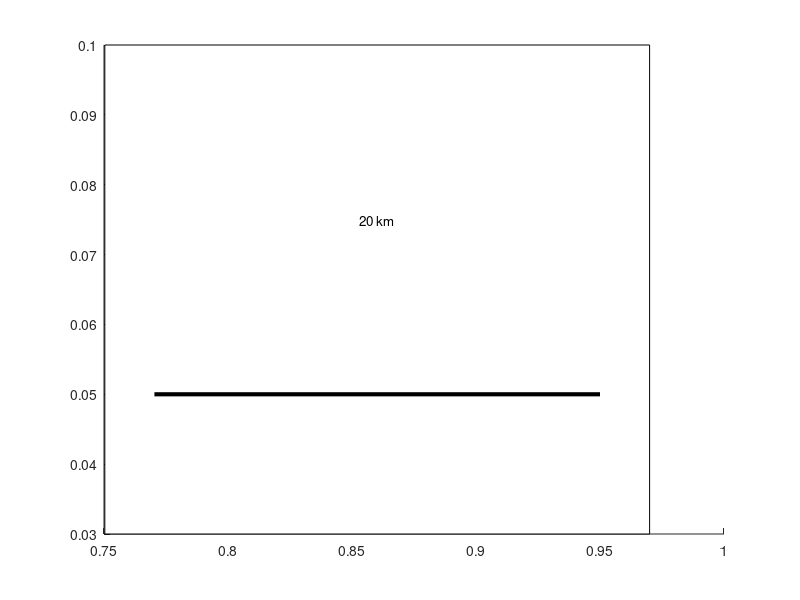

The MATLAB script that drew this image: (Note: this script raises an error after producing the figure.)
function h = makescale(varargin)

[anum, latlim, lonlim, width, location, units, set_callbacks] = parseInputs(varargin{:});
if ~isreal(width)
    error('MAKESCALE:MapWithVal','MAPWIDTH must be a real number')
end

% Bound the width
width = min(max(width,0.1),0.9);
earthRadius = 6378137;

% Get the distance of the map
mlat = mean(latlim);
if abs(mlat) > 90;
    d = 0;
else
    d = earthRadius.*cosd(mlat).*deg2rad(diff(lonlim));
end
dlat = diff(latlim);
dlon = diff(lonlim);

% Calculate the distance of the scale bar
% rnd2 = floor(log10(d/scale))-1;

% Make the text string
if strcmpi(units,'si')
    dscale = round_scale(d*width);
    if d*width > 1e3
        dst = num2str(dscale/1e3);
        lbl = ' km';
    elseif d*width > width
        dst = num2str(dscale);
        lbl = ' m';
    else
        dst = num2str(dscale*1e3);
        lbl = ' mm';
    end
else
    if d*width > 1/0.000621371192        
        dscale = round_scale(d*width*0.000621371192);        
        dst = num2str(dscale);
        lbl = ' mi';
        dscale = dscale/0.000621371192;
    elseif d*width > 0.3048        
        dscale = round_scale(d*width/0.30482);
        dst = num2str(dscale);
        lbl = ' ft';
        dscale = dscale*.3048;
    else        
        dscale = round2(d*width/0.30482*12);
        dst = num2str(dscale);
        lbl = ' in';
        dscale = dscale/12*.3048;
    end
end

% Get the postions
d1 = [-0.02 0.05];
issouth = 0;
iseast = 0;
iswest = 0;
switch lower(location)
    case {'southeast','se'}
        issouth = 1;
        iseast = 1;
    case {'northeast','ne'}
        iseast = 1;
    case {'southwest','sw'}
        issouth = 1;
        iswest = 1;
    case {'northwest','nw'}
        iswest = 1;
    case {'north','n'}
    case {'south','s'}
        issouth = 1;
end

if issouth
    slat = latlim(1)+0.05*diff(latlim);
else
    slat = latlim(end)-0.08*diff(latlim);
end

if iseast
    slon = lonlim(end)-0.05*diff(lonlim);
    slon = [slon slon-rad2deg(dscale./(earthRadius.*cosd(mlat)))];
    slat = [slat slat];
elseif iswest
    slon = lonlim(1)+0.05*diff(lonlim);
    slon = [slon slon+rad2deg(dscale./(earthRadius.*cosd(mlat)))];
    slat = [slat slat];
    slon = fliplr(slon);
else
    slon = mean(lonlim);
    slon = slon + [-rad2deg(dscale./(earthRadius.*cosd(mlat)))/2 rad2deg(dscale./(earthRadius.*cosd(mlat))/2)];
    slat = [slat slat];
    slon = fliplr(slon);
end

% Get the box location
blat = [slat([2 1])+[d1(1)*dlat d1(2)*dlat] slat([1 2])+[d1(2)*dlat d1(1)*dlat]];
blat = blat([2:4 1]);
blon = [slon+[0.02*dlon -0.02*dlon] slon([2 1])+[-0.02*dlon 0.02*dlon]];

% Delete Old Scale
aold = gca;
axes(anum);
ch = get(anum,'Children');
isOldScale = strcmpi(get(ch,'Tag'),'MapScale');
delete(ch(isOldScale));

% Make the scale
washold = ishold;
hold on
hbox = patch(blon,blat,'w');
set(hbox,'Tag','MapScale');
hline = plot(slon,slat,'k','LineWidth',3);
set(hline,'Tag','MapScale');
units_axis = get(gca,'Units');
set(gca,'Units','Inches')
pos = get(gca,'OuterPosition');
sz = mean(pos(4));
htext = text(mean(blon),mean(blat)+.01*dlat,[dst lbl],'HorizontalAlignment','center','FontSize',sz*2.3);
hzoom = zoom;
hpan = pan(gcf);
set(htext,'Tag','MapScale')
set(gca,'Units',units_axis);

% Output Handles
if nargout > 0
    h = [hbox; hline; htext];
end

% Restore Hold Off
if ~washold
    hold off
end

% Set Resizer/Zoom/Pan/Click Callbacks
if set_callbacks
    set(gcf,'ResizeFcn',{@ChangeTextSize,gca,htext});
    set(hzoom,'ActionPostCallback',{@remakeZoomPanClick,anum,location,width,units});
    set(hpan,'ActionPostCallback',{@remakeZoomPanClick,anum,location,width,units});
    set(anum,'ButtonDownFcn',{@remakeZoomPanClick,anum,location,width,units});
end
axes(aold);

% Output Handles
if nargout > 0
    h = [hbox; hline; htext];
end

% Restore Hold Off
if ~washold
    hold off
end


function x = round2(x,base)
x = round(x./base).*base;

function scale = round_scale(scale)
pow = floor(log10(scale));
scale = scale / 10^pow;
if scale >= 5
    scale = 5;
elseif scale >= 2
    scale = 2;
elseif scale >= 1
    scale = 1;
end
scale = scale * 10^pow;

% Change the text font on figure resize.
function ChangeTextSize(~,~,anum,htext)
units = get(anum,'Units');
set(anum,'Units','Inches')
pos = get(anum,'OuterPosition');
sz = mean(pos(4));
set(htext,'FontSize',sz*2.3);
set(anum,'Units',units);

function remakeZoomPanClick(~,~,anum,location,width,units)
makescale(anum, 'location', location, 'width', width, 'units', units);

function [anum, latlim, lonlim, width, location, units, set_callbacks] = parseInputs(varargin)
% Default Values
anum = gca;
width = 0.2;
location = 'se';
units = 'si';
set_callbacks = 1;

% Loop through number of arguments in
ii = 1;
while ii <= length(varargin)    
    % Either a axis number, or a scale value
    if ii == 1 && isscalar(varargin{ii}) && ishandle(varargin{ii})
        % Check if it's an axis handle
        pos = get(varargin{ii},'ActivePositionProperty');
        if strcmpi(pos,'outerposition')
            anum = varargin{ii};            
        end   
        
        ii = ii + 1;
        
    elseif ischar(varargin{ii})
        param_name = lower(varargin{ii});
        if strcmpi(param_name, 'units')
            units = lower(varargin{ii+1});
            if ~ismember(units, {'si', 'imp'})                
                error('MAKESCALE:UNITS', 'UNITS must be one of the following: si, imp')
            end
            ii = ii + 2;
        elseif strcmpi(param_name, 'location')
            location = lower(varargin{ii+1});
            locs = {'northeast','ne','north','n','southeast','se','south',...
                's','southwest','sw','northwest','nw'};
            if ~ismember(location,locs)
                locOut = 'northeast, ne, north, n, southeast, se, south, s, southwest, sw, northwest, nw';
                error('MAKESCALE:LOCS',['LOCATION must be one of the following: ' locOut])
            end            
            ii = ii + 2;        
        elseif strcmpi(param_name, 'width')
            width = varargin{ii+1};
            ii = ii + 2;
        elseif strcmpi(param_name, 'set_callbacks')
            set_callbacks = varargin{ii+1};
            ii = ii + 2;
        else
            error('MAKESCALE:PARAM',['Unrecognized parameter: ' varargin{ii}]);
        end
    end
end

% Get limits
latlim = get(anum,'YLim');
lonlim = get(anum,'XLim');
